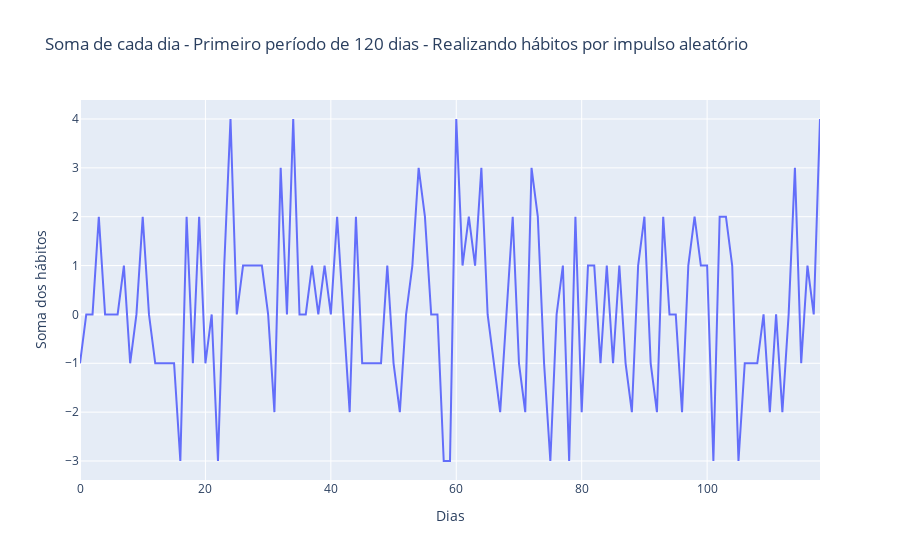

The cell this chart's notebook holds for it:
### Code cell
px.line(habitos, x=habitos.index, y=habitos['soma'], 
        labels={'index':'Dias', 'soma':'Soma dos hábitos'}, 
        title='Soma de cada dia - Primeiro período de 120 dias - Realizando hábitos por impulso aleatório')

### Figure 1 — Plotly figure (JSON) as saved in the notebook; plotly's stock layout.template omitted (floating-point values rounded to 4 significant figures)
{"data": [{"hovertemplate": "Dias=%{x}<br>Soma dos hábitos=%{y}<extra></extra>", "legendgroup": "", "line": {"color": "#636efa", "dash": "solid"}, "marker": {"symbol": "circle"}, "mode": "lines", "name": "", "orientation": "v", "showlegend": false, "type": "scatter", "x": [0, 1, 2, 3, 4, 5, 6, 7, 8, 9, 10, 11, 12, 13, 14, 15, 16, 17, 18, 19, 20, 21, 22, 23, 24, 25, 26, 27, 28, 29, 30, 31, 32, 33, 34, 35, 36, 37, 38, 39, 40, 41, 42, 43, 44, 45, 46, 47, 48, 49, 50, 51, 52, 53, 54, 55, 56, 57, 58, 59, 60, 61, 62, 63, 64, 65, 66, 67, 68, 69, 70, 71, 72, 73, 74, 75, 76, 77, 78, 79, 80, 81, 82, 83, 84, 85, 86, 87, 88, 89, 90, 91, 92, 93, 94, 95, 96, 97, 98, 99, 100, 101, 102, 103, 104, 105, 106, 107, 108, 109, 110, 111, 112, 113, 114, 115, 116, 117, 118], "xaxis": "x", "y": [-1, 0, 0, 2, 0, 0, 0, 1, -1, 0, 2, 0, -1, -1, -1, -1, -3, 2, -1, 2, -1, 0, -3, 1, 4, 0, 1, 1, 1, 1, 0, -2, 3, 0, 4, 0, 0, 1, 0, 1, 0, 2, 0, -2, 2, -1, -1, -1, -1, 1, -1, -2, 0, 1, 3, 2, 0, 0, -3, -3, 4, 1, 2, 1, 3, 0, -1, -2, 0, 2, -1, -2, 3, 2, -1, -3, 0, 1, -3, 2, -2, 1, 1, -1, 1, -1, 1, -1, -2, 1, 2, -1, -2, 2, 0, 0, -2, 1, 2, 1, 1, -3, 2, 2, 1, -3, -1, -1, -1, 0, -2, 0, -2, 0, 3, -1, 1, 0, 4], "yaxis": "y"}], "layout": {"autosize": true, "legend": {"tracegroupgap": 0}, "title": {"text": "Soma de cada dia - Primeiro período de 120 dias - Realizando hábitos por impulso aleatório"}, "xaxis": {"anchor": "y", "autorange": true, "domain": [0, 1], "range": [0, 118], "title": {"text": "Dias"}, "type": "linear"}, "yaxis": {"anchor": "x", "autorange": true, "domain": [0, 1], "range": [-3.389, 4.389], "title": {"text": "Soma dos hábitos"}, "type": "linear"}}}
